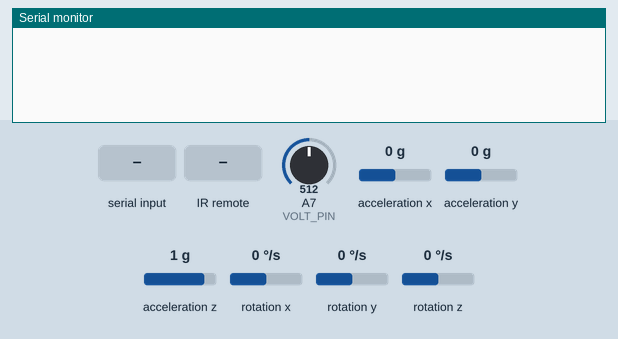
This sketch was run on a simulated Arduino Nano, built with avr-gcc and run on an emulated ATmega328P. Parts: the last lines printed to the serial monitor. Wiring (inferred from the names in the program): MPU-6050 motion sensor at I2C address 0x68. The inputs (shaded band) are chosen by the test bench; at power-on: acceleration z 1 g, A7 (VOLT_PIN) = 512, acceleration x 0 g, acceleration y 0 g, rotation x 0 °/s, rotation y 0 °/s, rotation z 0 °/s.

Above: at 3.2 s.
3.3 s: "90,45$" received over Serial
At 4.3 s:
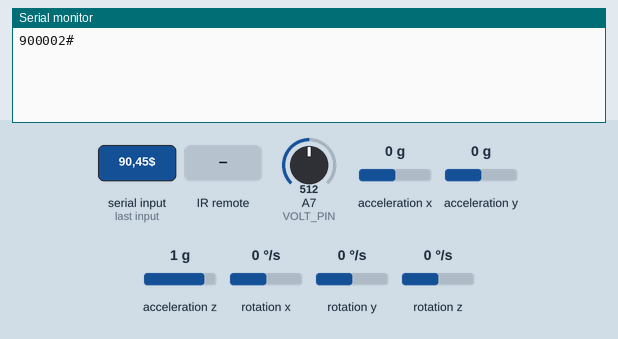
6.0 s: acceleration z set to 0 g
At 6.03 s:
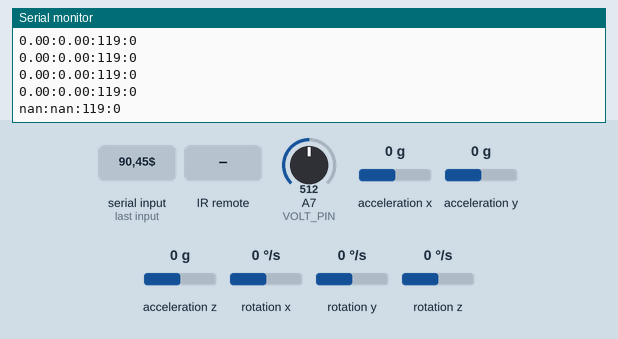
7.9 s: infrared code 0x3B received
At 7.96 s:
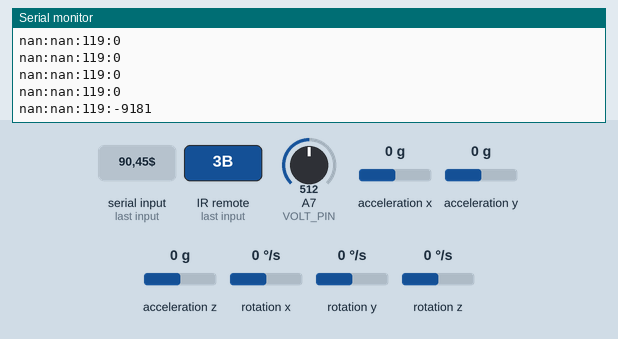
10.9 s: A7 (VOLT_PIN) set to 992
At 10.95 s:
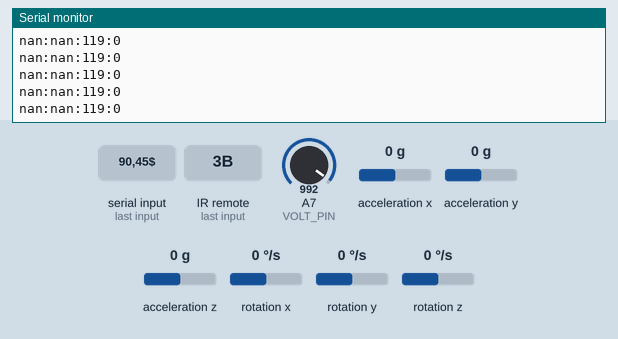

Measured:
- after the input at 3.3 s, the serial monitor: prints a new line after 0.20 s (image 1)
- after the input at 6.0 s, the serial monitor: prints a new line at once (image 2)
- after the input at 7.9 s, the serial monitor: prints a new line at once (image 3)

The sketch:

arduino2.1.ino
```cpp
#include <Wire.h>
#include <IRremote.h>

#define MPU6050_ACCEL_XOUT_H       0x3B   // R
#define MPU6050_PWR_MGMT_1         0x6B   // R/W
#define MPU6050_PWR_MGMT_2         0x6C   // R/W
#define MPU6050_WHO_AM_I           0x75   // R
#define MPU6050_I2C_ADDRESS 0x68

#define RECV_PIN 11
#define VOLT_PIN A7

IRrecv irrecv(RECV_PIN);
decode_results results;

const char* response = "900002#";
char commandBuffer[15] = {0};

bool hasHandshake = false;
unsigned long long int startTimeSend = 0;
unsigned long long int actualTimeSend = 0;
const int freqSend = 40;
unsigned long long int startTimeVolt = 0;
unsigned long long int actualTimeVolt = 0;
int freqVolt = 0;
int battVoltValue = 0;
int shooterTankID = 0;

//_________________________________
//part of accel

typedef union accel_t_gyro_union
{
  struct
  {
    uint8_t x_accel_h;
    uint8_t x_accel_l;
    uint8_t y_accel_h;
    uint8_t y_accel_l;
    uint8_t z_accel_h;
    uint8_t z_accel_l;
    uint8_t t_h;
    uint8_t t_l;
    uint8_t x_gyro_h;
    uint8_t x_gyro_l;
    uint8_t y_gyro_h;
    uint8_t y_gyro_l;
    uint8_t z_gyro_h;
    uint8_t z_gyro_l;
  } reg;
  struct
  {
    int x_accel;
    int y_accel;
    int z_accel;
    int temperature;
    int x_gyro;
    int y_gyro;
    int z_gyro;
  } value;
};

unsigned long last_read_time;
float         last_x_angle;  // These are the filtered angles
float         last_y_angle;
float         last_z_angle;
float         last_gyro_x_angle;  // Store the gyro angles to compare drift
float         last_gyro_y_angle;
float         last_gyro_z_angle;

void set_last_read_angle_data(unsigned long time, float x, float y, float z, float x_gyro, float y_gyro, float z_gyro) {
  last_read_time = time;
  last_x_angle = x;
  last_y_angle = y;
  last_z_angle = z;
  last_gyro_x_angle = x_gyro;
  last_gyro_y_angle = y_gyro;
  last_gyro_z_angle = z_gyro;
}

inline unsigned long get_last_time() {return last_read_time;}
inline float get_last_x_angle() {return last_x_angle;}
inline float get_last_y_angle() {return last_y_angle;}
inline float get_last_z_angle() {return last_z_angle;}
inline float get_last_gyro_x_angle() {return last_gyro_x_angle;}
inline float get_last_gyro_y_angle() {return last_gyro_y_angle;}
inline float get_last_gyro_z_angle() {return last_gyro_z_angle;}

float    base_x_accel;
float    base_y_accel;
float    base_z_accel;
float    base_x_gyro;
float    base_y_gyro;
float    base_z_gyro;


int read_gyro_accel_vals(uint8_t* accel_t_gyro_ptr) {
  accel_t_gyro_union* accel_t_gyro = (accel_t_gyro_union *) accel_t_gyro_ptr;
  int error = MPU6050_read (MPU6050_ACCEL_XOUT_H, (uint8_t *) accel_t_gyro, sizeof(*accel_t_gyro));
  uint8_t swap;

  #define SWAP(x,y) swap = x; x = y; y = swap
  SWAP ((*accel_t_gyro).reg.x_accel_h, (*accel_t_gyro).reg.x_accel_l);
  SWAP ((*accel_t_gyro).reg.y_accel_h, (*accel_t_gyro).reg.y_accel_l);
  SWAP ((*accel_t_gyro).reg.z_accel_h, (*accel_t_gyro).reg.z_accel_l);
  SWAP ((*accel_t_gyro).reg.t_h, (*accel_t_gyro).reg.t_l);
  SWAP ((*accel_t_gyro).reg.x_gyro_h, (*accel_t_gyro).reg.x_gyro_l);
  SWAP ((*accel_t_gyro).reg.y_gyro_h, (*accel_t_gyro).reg.y_gyro_l);
  SWAP ((*accel_t_gyro).reg.z_gyro_h, (*accel_t_gyro).reg.z_gyro_l);

  return error;
}

void calibrate_sensors() {
  int                   num_readings = 10;
  float                 x_accel = 0;
  float                 y_accel = 0;
  float                 z_accel = 0;
  float                 x_gyro = 0;
  float                 y_gyro = 0;
  float                 z_gyro = 0;
  accel_t_gyro_union    accel_t_gyro;

  read_gyro_accel_vals((uint8_t *) &accel_t_gyro);

  for (int i = 0; i < num_readings; i++) {
    read_gyro_accel_vals((uint8_t *) &accel_t_gyro);
    x_accel += accel_t_gyro.value.x_accel;
    y_accel += accel_t_gyro.value.y_accel;
    z_accel += accel_t_gyro.value.z_accel;
    x_gyro += accel_t_gyro.value.x_gyro;
    y_gyro += accel_t_gyro.value.y_gyro;
    z_gyro += accel_t_gyro.value.z_gyro;
    delay(100);
  }
  x_accel /= num_readings;
  y_accel /= num_readings;
  z_accel /= num_readings;
  x_gyro /= num_readings;
  y_gyro /= num_readings;
  z_gyro /= num_readings;

  base_x_accel = x_accel;
  base_y_accel = y_accel;
  base_z_accel = z_accel;
  base_x_gyro = x_gyro;
  base_y_gyro = y_gyro;
  base_z_gyro = z_gyro;
}

//accel part
//____________________________

void setup()
{
  Wire.begin();
  Serial.begin(115200);
  Serial.setTimeout (10);

  int error;
  uint8_t c;
  error = MPU6050_read (MPU6050_WHO_AM_I, &c, 1);
  error = MPU6050_read (MPU6050_PWR_MGMT_2, &c, 1);
  MPU6050_write_reg (MPU6050_PWR_MGMT_1, 0);
  calibrate_sensors();
  set_last_read_angle_data(millis(), 0, 0, 0, 0, 0, 0);

  irrecv.enableIRIn();
  GetVoltValue();
  freqVolt = 10000;
  delay (1000);
}

void loop()
{
  GetCommand();   //Слушаем команды от малинки
  GetVoltValue(); //Раз в 10 секунд обновляем значение напряжения батареи
  CatchHit();     //Слушаем попадания в танк
  SendTele();     //Раз в 40 милисекунд (25 раз в секунду)
                  //отправляем телеметрию + напряжение батареи + id попавшего в нас танка
}

void GetCommand(){
 if ( Serial.available( ) ){
   Serial.readBytesUntil( '$', commandBuffer, 10 );
   delay (200);
   int ee = commandBuffer[0] - '0';

   switch(ee){
     case 9:
      Serial.println ( response );
      delay (1000);
      hasHandshake = true;
      memset( commandBuffer, 0, sizeof( commandBuffer ) );
     break;
     default:
      hasHandshake = false;
     break;
   }
 }
}

void GetVoltValue (){
    if ((actualTimeVolt = millis()) - startTimeVolt >= freqVolt ){
      battVoltValue = (analogRead(VOLT_PIN) * 10) / 43;
      startTimeVolt = millis();
    }
}

void CatchHit(){
  if (irrecv.decode(&results)) {
    shooterTankID = results.value;
    irrecv.resume();
  }
}

void SendTele(){
  if (hasHandshake){
    if ((actualTimeSend = millis()) - startTimeSend >= freqSend ){

  int error;
  double dT;
  accel_t_gyro_union accel_t_gyro;
  error = read_gyro_accel_vals((uint8_t*) &accel_t_gyro);
  unsigned long t_now = millis();
  float FS_SEL = 131;
  float gyro_x = (accel_t_gyro.value.x_gyro - base_x_gyro)/FS_SEL;
  float gyro_y = (accel_t_gyro.value.y_gyro - base_y_gyro)/FS_SEL;
  float gyro_z = (accel_t_gyro.value.z_gyro - base_z_gyro)/FS_SEL;
  float accel_x = accel_t_gyro.value.x_accel;
  float accel_y = accel_t_gyro.value.y_accel;
  float accel_z = accel_t_gyro.value.z_accel;
  float RADIANS_TO_DEGREES = 180/3.14159;
  float accel_angle_y = atan(-1*accel_x/sqrt(pow(accel_y,2) + pow(accel_z,2)))*RADIANS_TO_DEGREES;
  float accel_angle_x = atan(accel_y/sqrt(pow(accel_x,2) + pow(accel_z,2)))*RADIANS_TO_DEGREES;
  float accel_angle_z = 0;

  float dt =(t_now - get_last_time())/1000.0;
  float gyro_angle_x = gyro_x*dt + get_last_x_angle();
  float gyro_angle_y = gyro_y*dt + get_last_y_angle();
  float gyro_angle_z = gyro_z*dt + get_last_z_angle();

  float unfiltered_gyro_angle_x = gyro_x*dt + get_last_gyro_x_angle();
  float unfiltered_gyro_angle_y = gyro_y*dt + get_last_gyro_y_angle();
  float unfiltered_gyro_angle_z = gyro_z*dt + get_last_gyro_z_angle();

  float alpha = 0.96;
  float angle_x = alpha*gyro_angle_x + (1.0 - alpha)*accel_angle_x;
  float angle_y = alpha*gyro_angle_y + (1.0 - alpha)*accel_angle_y;
  float angle_z = gyro_angle_z;  //Accelerometer doesn't give z-angle

  set_last_read_angle_data(t_now, angle_x, angle_y, angle_z, unfiltered_gyro_angle_x, unfiltered_gyro_angle_y, unfiltered_gyro_angle_z);

  Serial.print(angle_x, 2);
  Serial.print(F(":"));
  Serial.print(angle_y, 2);
  Serial.print(F(":"));
      Serial.print (battVoltValue , DEC);
      Serial.print (":");
      Serial.println (shooterTankID , DEC);
      startTimeSend = millis();
      shooterTankID = 0;
    }
  }
}


int MPU6050_read(int start, uint8_t *buffer, int size)
{
  int i, n, error;
  Wire.beginTransmission(MPU6050_I2C_ADDRESS);
  n = Wire.write(start);
  if (n != 1)
    return (-10);
  n = Wire.endTransmission(false);    // hold the I2C-bus
  if (n != 0)
    return (n);
  Wire.requestFrom(MPU6050_I2C_ADDRESS, size, true);
  i = 0;
  while(Wire.available() && i<size)
  {
    buffer[i++]=Wire.read();
  }
  if ( i != size)
    return (-11);
  return (0);
}

int MPU6050_write(int start, const uint8_t *pData, int size)
{
  int n, error;
  Wire.beginTransmission(MPU6050_I2C_ADDRESS);
  n = Wire.write(start);
  if (n != 1)
    return (-20);
  n = Wire.write(pData, size);
  if (n != size)
    return (-21);
  error = Wire.endTransmission(true);
  if (error != 0)
    return (error);
  return (0);
}

int MPU6050_write_reg(int reg, uint8_t data)
{
  int error;
  error = MPU6050_write(reg, &data, 1);
  return (error);
}
```
